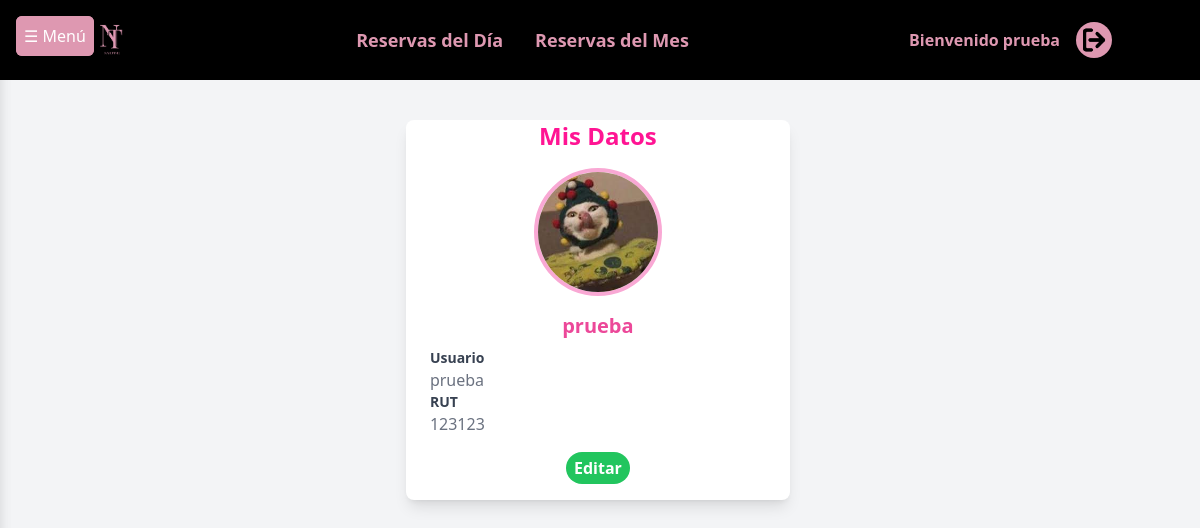
Screenshot of /misdatos (signed in) with the database file from the repository.
### app/models.py (models this page shows, shortened)
class Manicurista(models.Model):
    user = models.OneToOneField(User, on_delete=models.CASCADE)
    name = models.CharField(max_length=255)
    rut = models.CharField(max_length=20)
    profile_picture = models.ImageField(upload_to='profile_pictures/')
    certifications = models.FileField(upload_to='certifications/', blank=True, null=True)
    state = models.BooleanField(default=False)
    motivo_rechazo = models.TextField(blank=True, null=True)
    certificado_actualizado = models.BooleanField(default=False)

### app/views.py (the view)
        def _wrapped_view(request, *args, **kwargs):
            if request.user.is_authenticated:
                if group_name == 'manicurista':
                    manicurista = getattr(request.user, 'manicurista', None)
                    if manicurista:
                        if not manicurista.state:
                            return redirect('espera_aprobacion')
                        return view_func(request, *args, **kwargs)
                elif request.user.groups.filter(name=group_name).exists() or request.user.is_superuser:
                    return view_func(request, *args, **kwargs)
            raise PermissionDenied

### app/views.py (called while the page is built)
def group_required(group_name):
    def decorator(view_func):
        def _wrapped_view(request, *args, **kwargs):
            if request.user.is_authenticated:
                if group_name == 'manicurista':
                    manicurista = getattr(request.user, 'manicurista', None)
                    if manicurista:
                        if not manicurista.state:
                            return redirect('espera_aprobacion')
                        return view_func(request, *args, **kwargs)
                elif request.user.groups.filter(name=group_name).exists() or request.user.is_superuser:
                    return view_func(request, *args, **kwargs)
            raise PermissionDenied
        return _wrapped_view
    return decorator

@login_required
@group_required('manicurista')
def misdatos(request):
    is_manicurista = request.user.groups.filter(name='manicurista').exists()
    if is_manicurista:
        manicurista = Manicurista.objects.filter(user=request.user).first()
        if manicurista and not manicurista.state:
            return redirect('espera_aprobacion')
    manicurista = request.user.manicurista
    context = {
        'manicurista': manicurista,  # Cambia esto según tu modelo o lógica
    }
    return render(request, 'app/manicurista/informacion/misdatos.html', {'is_manicurista': is_manicurista,
        'manicurista': manicurista,
        'context': context})

### nailtime/context_processor.py (called while the page is built)
def grupo_usuario(request):
    if request.user.is_authenticated:
        is_manicurista = request.user.groups.filter(name='manicurista').exists()
        is_cliente = request.user.groups.filter(name='cliente').exists()
    else:
        is_manicurista = False
        is_cliente = False
    return {
        'is_manicurista': is_manicurista,
        'is_cliente': is_cliente
    }

### app/templates/app/manicurista/informacion/misdatos.html (shortened to what this page needs)
{% extends 'app/base.html' %}
{% load static %}
{% block contenido %}
<div class="flex min-h-screen bg-gray-100">
<button id="toggleSidebar"
        class="absolute top-4 left-4 z-10 bg-[#DE98B1] text-white p-2 rounded-md shadow-md hover:bg-pink-700 transition">
    ☰ Menú
</button>
    <div class="flex-1 p-10 bg-gray-100">
        <div class="max-w-sm mx-auto bg-white rounded-lg shadow-lg overflow-hidden">
            <h2 class="text-2xl font-bold text-[#FF1493] text-center mb-4">Mis Datos</h2>
            <div class="flex justify-center mt-4">
                <img src="{{ manicurista.profile_picture.url }}"
                     alt="Foto de perfil"
                     class="rounded-full w-32 h-32 object-cover border-4 border-pink-300">
            </div>
            <div class="px-6 py-4">
                <h3 class="text-xl font-bold text-center text-pink-500 mb-2">
                    {{ manicurista.name }}
                </h3>
                <div>
                    <label class="block text-sm font-semibold text-gray-700">Usuario</label>
                    <h3 class="text-gray-500">{{ manicurista.user }}</h3>
                </div>
                <div class="space-y-4">
                    <div>
                        <label class="block text-sm font-semibold text-gray-700">RUT</label>
                        <h3 class="text-gray-500">{{ manicurista.rut }}</h3>
                    </div>
                </div>
            </div>
            <div class="px-6 pb-4 flex justify-center">
                <a href="{% url 'editardatos' manicurista.id %}"
                                class="bg-green-500 text-white font-bold py-1 px-2 rounded-full mx-1 hover:bg-green-600">Editar</a>
            </div>
        </div>
    </div>
{% endblock %}

### app/templates/app/base.html (shortened to what this page needs)
<!DOCTYPE html>
<html lang="en">
<head>
    {% load static %}
    <script src="https://cdn.tailwindcss.com"></script>
    <link href="https://cdn.jsdelivr.net/npm/fullcalendar@6.1.8/index.global.min.css" rel="stylesheet">
</head>
<body>
    {% if user.is_authenticated %}
    {% if is_manicurista %}
    <button id="toggleSidebar"
        class="absolute top-4 left-4 z-10 bg-[#DE98B1] text-white p-2 rounded-md shadow-md hover:bg-pink-700 transition">
    </button>
    {% endif %}
    {% endif %}
    <header class="bg-black text-[#DE98B1] py-4">
        <div class="container mx-auto flex justify-between items-center">
            <div class="flex items-center space-x-4">
                <a href="{% url 'home' %}">
                    <img src="{% static 'img/logo.png' %}" alt="NailTime Logo" class="w-12 h-12">
                </a>
            </div>
            <nav class="flex-1">
                <ul class="flex justify-center items-center text-lg space-x-8">
                    {% if user.is_authenticated %}
                    {% if is_manicurista %}
                    <li>
                        <a href="{% url 'reservasdia' %}"
                            class="text-[#DE98B1] font-semibold hover:text-pink-500">Reservas del Día</a>
                    </li>
                    <li>
                        <a href="{% url 'reservamensual' %}"
                            class="text-[#DE98B1] font-semibold hover:text-pink-500">Reservas del Mes</a>
                    </li>
                    {% elif is_cliente %}
                    <li>
                        <a href="{% url 'misreservas' %}" class="text-[#DE98B1] font-semibold hover:text-pink-500">Mis
                            Reservas</a>
                    </li>
                    {% endif %}
                    {% endif %}
                </ul>
            </nav>
            <div class="flex items-center">
                {% if user.is_authenticated %}
                <h1 class="flex items-center justify-center text-[#DE98B1] font-semibold mr-4">Bienvenido
                    {{user.username}}</h1>
                <a href="{% url 'logout' %}">
                    <img src="{% static 'img/logout.png' %}" alt="Cerrar sesión" class="w-9 h-9 rounded-full">
                </a>
                {% else %}
                <a href="{% url 'login' %}">
                    <img src="{% static 'img/login.png' %}" alt="Iniciar sesión" class="w-10 h-10 rounded-full">
                </a>
                {% endif %}
            </div>
        </div>
    </header>
    <div id="contenido" class="">
        {% block contenido %}
        {% endblock %}
    </div>
</body>
</html>

### rows the page displays
Manicurista: profile_picture (picture), name "prueba", user "prueba", rut "123123"

### other values shown
{{ user.username }} "prueba"
